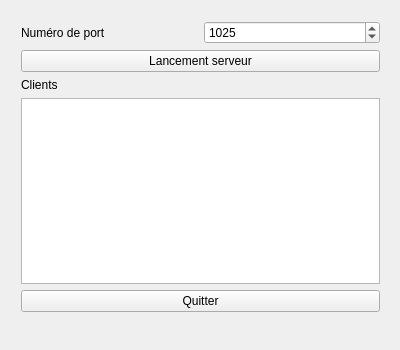
<?xml version="1.0" encoding="UTF-8"?>
<ui version="4.0">
 <class>ServeurWidget</class>
 <widget class="QWidget" name="ServeurWidget">
  <property name="geometry">
   <rect>
    <x>0</x>
    <y>0</y>
    <width>400</width>
    <height>350</height>
   </rect>
  </property>
  <property name="windowTitle">
   <string>ServeurWidget</string>
  </property>
  <widget class="QWidget" name="">
   <property name="geometry">
    <rect>
     <x>10</x>
     <y>10</y>
     <width>381</width>
     <height>313</height>
    </rect>
   </property>
   <layout class="QVBoxLayout" name="verticalLayout">
    <item>
     <layout class="QHBoxLayout" name="horizontalLayout">
      <item>
       <widget class="QLabel" name="labelNumeroDePort">
        <property name="text">
         <string>Numéro de port</string>
        </property>
       </widget>
      </item>
      <item>
       <widget class="QSpinBox" name="spinBoxPort">
        <property name="maximum">
         <number>9999</number>
        </property>
        <property name="value">
         <number>1025</number>
        </property>
       </widget>
      </item>
     </layout>
    </item>
    <item>
     <widget class="QPushButton" name="pushButtonLancement">
      <property name="text">
       <string>Lancement serveur</string>
      </property>
     </widget>
    </item>
    <item>
     <widget class="QLabel" name="labelClients">
      <property name="text">
       <string>Clients</string>
      </property>
     </widget>
    </item>
    <item>
     <widget class="QTextEdit" name="textEditClients"/>
    </item>
    <item>
     <widget class="QPushButton" name="pushButtonQuitter">
      <property name="text">
       <string>Quitter</string>
      </property>
     </widget>
    </item>
   </layout>
  </widget>
 </widget>
 <layoutdefault spacing="6" margin="11"/>
 <resources/>
 <connections/>
</ui>
